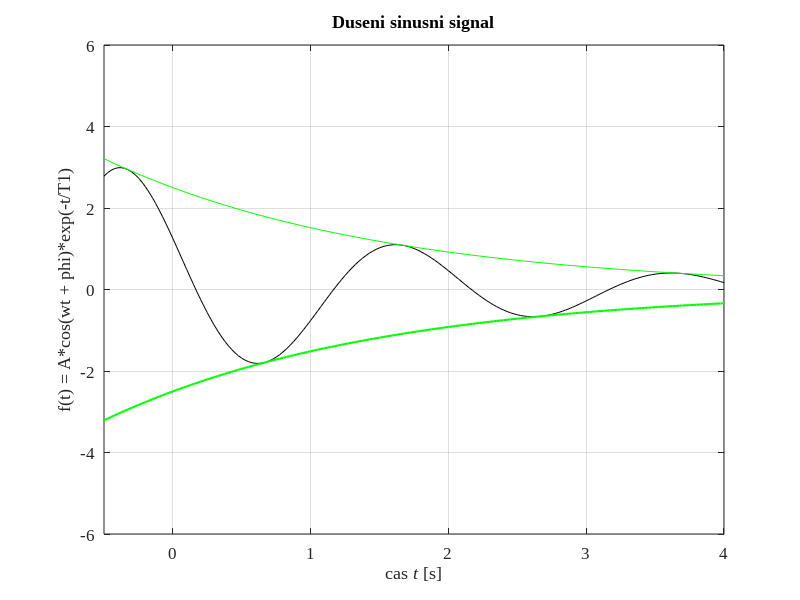

MATLAB code to generate this figure:
% 1.D) Eksponento upadajoci Cos in tau = 2s
clear all; close all;

tz = -0.5; tk = 4; dt = 0.025; % podatki o casovni skali, casovni inkrement
t = tz : dt: tk
A = 2.5;  T = 2.0; T1 = 2; phi = pi/3;      %podaki o signalu
f1 = A * cos(2*pi/T*t + phi).*exp(-t/T1);   %signal
f2 = A * exp(-t/T1); f3 = -A * exp(-t/T1);  %ovojnica signala

%Izris slike
plot(t, f1, 'k', t, f2, 'g', t, f3, 'g', 'LineWidth', 1.5);
axis([tz tk -6 6]);
set(gca, 'FontName', 'Times New Roman', 'FontSize', 12);
grid;
xlabel('cas {\itt} [s]');
ylabel('f(t) = A*cos(wt + phi)*exp(-t/T1)');
title('Duseni sinusni signal');
